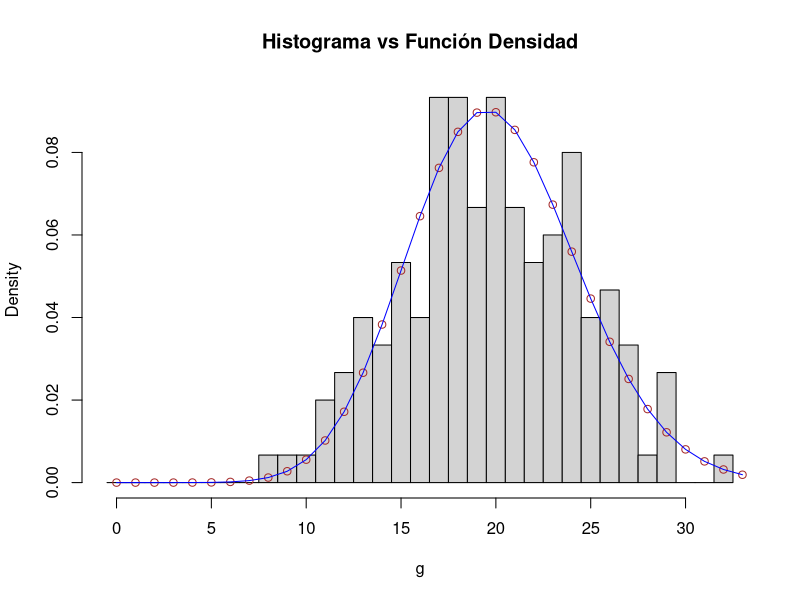

Reproduce this figure in R.
## ---- chunk 1
#a)
#hallamos la esperanza
ordenadores=150
probabilidad=0.02
esperanza=ordenadores*probabilidad
esperanza
q=0.98
varianza=ordenadores*probabilidad*q
varianza
dt=sqrt(varianza)
dt
res=esperanza/dt
res
## ---- chunk 2

#b) probabilidad de que el numero de averias sea 5
dato=5
dbinom(x=dato,size=ordenadores,prob=probabilidad)

## ---- chunk 3
#c) probilidad de que el numero de averias sea mayor o igual a 3 
ordc=2

x=1-pbinom(ordc,ordenadores,probabilidad)
x

## ---- chunk 4
#d)
qbinom(0.75,ordenadores,probabilidad) 

## ---- chunk 5
#e)
qbinom(0.99,ordenadores,probabilidad) 

## ---- chunk 6
# f)
s=qbinom(0.95,ordenadores,probabilidad)
s

## ---- chunk 7
#g) y h)
muestras=1000
g=rbinom(ordenadores,muestras,probabilidad) 
#---------------------------------
Valor=max(g)+1
Valor
hist(g,breaks=-0.5:Valor,freq = FALSE, main="Histograma vs Función Densidad")  

points(0:Valor,dbinom(0:Valor,muestras,0.02), col="brown") 
lines(0:Valor,dbinom(0:Valor,muestras,0.02), col="blue")  
